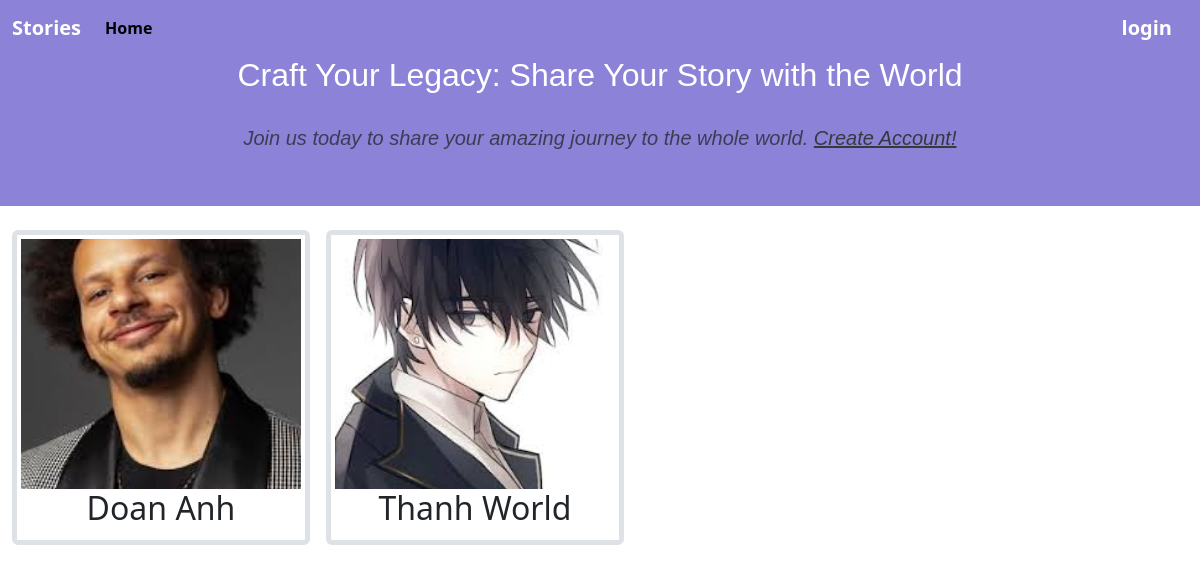
The page / on the database its author committed.
### stories/models.py (models this page shows, shortened)
class Story(models.Model):
    user = models.OneToOneField(settings.AUTH_USER_MODEL, on_delete=models.CASCADE, null=True, blank=True,
                                related_name='story')
    story_name = models.CharField(max_length=255)
    story_description = models.TextField(max_length=500)
    story_image = models.ImageField(upload_to='storyImages/', verbose_name="Image", null=True, blank=True)
    is_valid = models.BooleanField(default=False)

### stories/views.py (the view)
# urls.py: path('', views.HomePageView.as_view(), name='home'),
class HomePageView(ListView):
    model = Story
    ordering = ['-id']
    context_object_name = 'stories'
    template_name = 'stories/home.html'

### templates/stories/home.html
{% extends 'stories/base.html' %}
{% load static %}
{% block alternate-style %}
    <link href="{% static 'css/home.css' %}" rel="stylesheet">
{% endblock %}
{% block content %}
    <div class="legend text-center mt-2 py-5 text-white"
         style="background-color:#8c82d7;font-family:'Poppins', sans-serif;">
        <h2>Craft Your Legacy: Share Your Story with the World</h2>
        <br>
        <h5 class="text-muted fst-italic text-white">Join us today to share your amazing
            journey to the whole world.
            {% if user.id %}
                <a
                        href="{% url 'create' %}" class="btn btn-primary">Share here!
                </a>
            {% else %}
                <a style="color:rgb(52,58,64)"
                   href="{% url 'signup' %}">Create Account!
                </a>
            {% endif %}
        </h5>
    </div>
    <div class="container mt-4 d-flex flex-row flex-wrap gap-3 mx-0" style="border-color: coral">
        {% for story in stories %}
            {% if story.is_valid %}
                <div class="story border border-5 rounded p-1 text-center"
                     style="max-width: 100%">
                    <a href="{% url 'story_detail' story_id=story.id %}"><img
                            src="media/{{ story.story_image }}" class="card-img-top" alt="...">
                    </a>
                    <h2>{{ story.story_name }}</h2>
                </div>
            {% endif %}
        {% endfor %}
    </div>
{% endblock %}

### static/css/home.css (style rules this page uses)
@media screen and (min-width: 1000px) { .story { max-width: 50% !important; } }
@media screen and (min-width: 500px) { .story { max-width: 100% !important; } }
.story img { width: 280px; height: 250px; object-fit: cover; }

### rows shown on the page
Story: story_image (picture), story_name "Doan Anh"
Story: story_image (picture), story_name "Thanh World"
